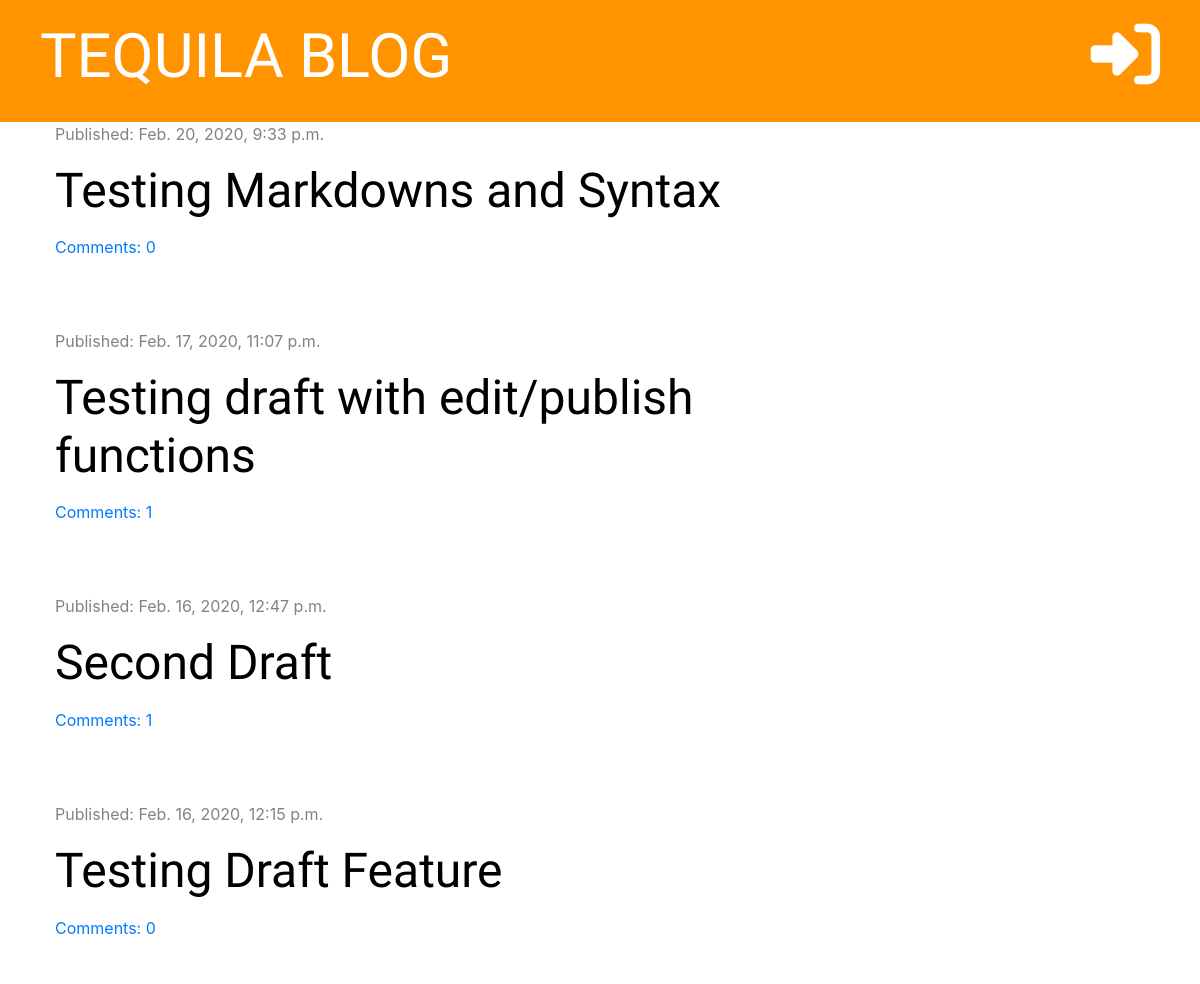
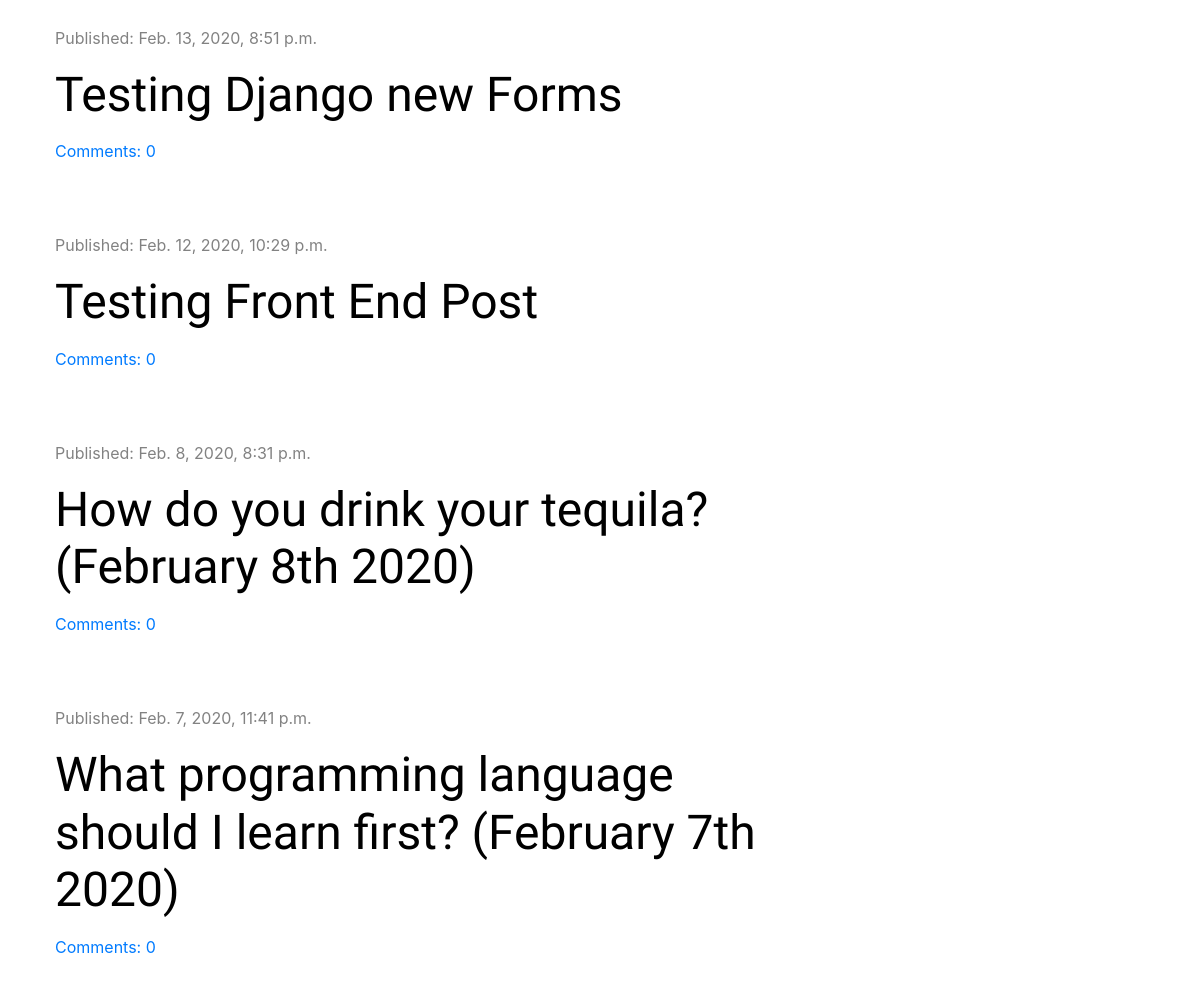
The page / on the database its author committed (2 pictures, top to bottom).
### blog/models.py (models this page shows, shortened)
class Post(models.Model):
    author = models.ForeignKey('auth.User', on_delete=models.CASCADE)
    title = models.CharField(max_length=200)
    text = models.TextField()
    created_date = models.DateTimeField(default=timezone.now)
    published_date = models.DateTimeField(blank=True, null=True)
    def approved_comments(self):
        return self.comments.filter(approved=True)

### blog/views.py (the view)
# urls.py: path('', views.post_list, name='post_list'),
def post_list(request):
    posts = Post.objects.filter(published_date__lte=timezone.now()).order_by('-published_date')
    stuff_for_frontend = {'posts':posts}
    return render(request, 'blog/post_list.html', stuff_for_frontend)

### blog/templatetags/markdownify.py (called while the page is built)
@register.filter
def markdown(value):
    renderer = HighlightRenderer()
    markdown = mistune.Markdown(renderer=renderer)
    return markdown(value)

### blog/templates/blog/post_list.html (shortened to what this page needs)
{% extends 'blog/base.html' %}
{% load markdownify %}
{% block content %}
        {% for post in posts %}
                <div class="post">
                      <div class="date">
                            <p>Published: {{ post.published_date }}</p>
                      </div>
                      <h1><a href="{% url 'post_detail' pk=post.pk %}">{{ post.title }}</a></h1>
                      <a href="{% url 'post_detail' pk=post.pk %}">Comments: {{ post.approved_comments.count }}</a>
                </div>
        {% endfor %}
{% endblock %}

### blog/static/css/blog.css (style rules this page uses)
h1, h2, h3, h4 { font-family: 'Tangerine', 'Inconsolata', 'Droid Sans', serif; font-size: 48px; }
.date { color: #828282; }
.post { margin-bottom: 70px; }
.post h1 a { color: #000000; }

### rows shown on the page
Post: published_date "Feb. 20, 2020, 9:33 p.m.", title "Testing Markdowns and Syntax", approved_comments.count "0"
Post: published_date "Feb. 17, 2020, 11:07 p.m.", title "Testing draft with edit/publish functions", approved_comments.count "1"
Post: published_date "Feb. 16, 2020, 12:47 p.m.", title "Second Draft", approved_comments.count "1"
Post: published_date "Feb. 16, 2020, 12:15 p.m.", title "Testing Draft Feature", approved_comments.count "0"
Post: published_date "Feb. 13, 2020, 8:51 p.m.", title "Testing Django new Forms", approved_comments.count "0"
Post: published_date "Feb. 12, 2020, 10:29 p.m.", title "Testing Front End Post", approved_comments.count "0"
Post: published_date "Feb. 8, 2020, 8:31 p.m.", title "How do you drink your tequila? (February 8th 2020)", approved_comments.count "0"
Post: published_date "Feb. 7, 2020, 11:41 p.m.", title "What programming language should I learn first? (February 7th 2020)", approved_comments.count "0"
